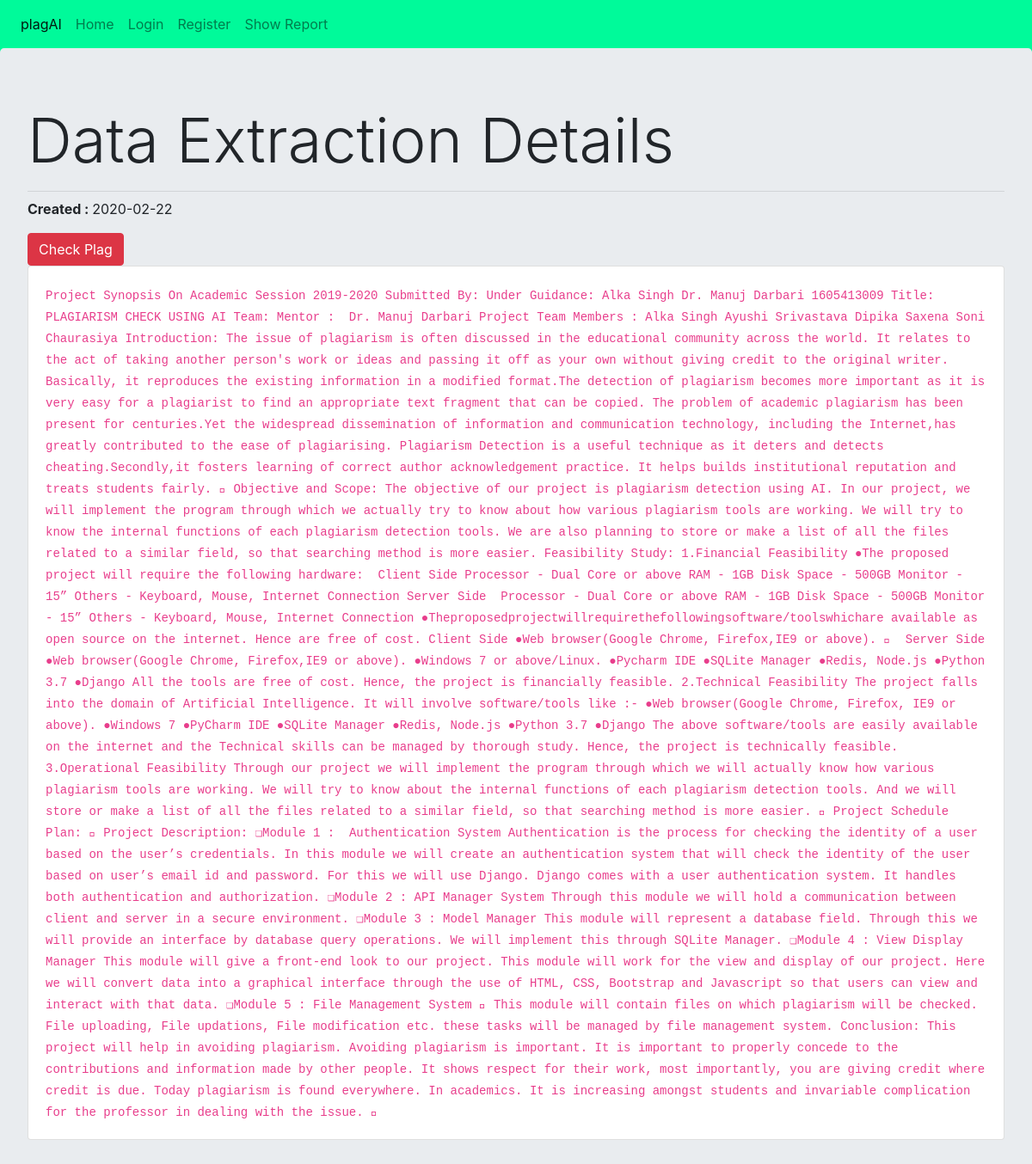
Screenshot of /details?id=4 (signed in) with the database file from the repository.
### main.py (models this page shows, shortened)
class Upload_S(db.Model):
    id=db.Column(db.Integer,primary_key=True)
    uploader_id = db.Column(db.Integer, nullable=False)
    data=db.Column(db.String(65000),nullable=False)
    created= db.Column(db.DateTime,default = dt.utcnow,nullable=False)
    admin=db.Column(db.Boolean, nullable=False)

### main.py (the view)
@app.route('/details')
def details():
    id=request.args.get('id')
    data = Upload_S.query.filter_by(id= id).first()
    return render_template('details.html',data=data)

### templates/details.html (shortened to what this page needs)
{% extends 'theme.html' %}
{% block body %}
<div class="jumbotron">
    <h1 class="display-3">Data Extraction Details</h1>
    <hr class="my-2">
    <p><strong>Created : </strong>{{data.created.date()}}</p>
    <a href="/check?id={{data.id}}" class="btn btn-danger">Check Plag</a>
    <div class="card">
        <div class="card-body">
            <code>{{data.data}}</code>
        </div>
    </div>
</div>
{% endblock %}

### templates/details.html (style rules this page uses)
body { background-color:mediumspringgreen; background-repeat: no-repeat; background-size: cover; }

### rows the page displays
Upload_S: created "2020-02-22", data "Project Synopsis On Academic Session 2019-2020 Submitted By: Under Guidance: Alka Singh Dr. Manuj Darbari 1605413009 Title: ​PLAGIARISM CHECK USING AI Team: Mentor : ​ ​Dr. Manuj Darbari Project Team Members : ​Alka Singh Ayushi Srivastava Dipika Saxena Soni Chaurasiya Introduction: The issue of plagiarism is often discussed in the educational community across the world. It relates to the act of taking another person's work or ideas and passing it off as your own without giving credit to the original writer. Basically, it reproduces the existing information in a modified format.The detection of plagiarism becomes more important as it is very easy for a plagiarist to find an appropriate text…"
